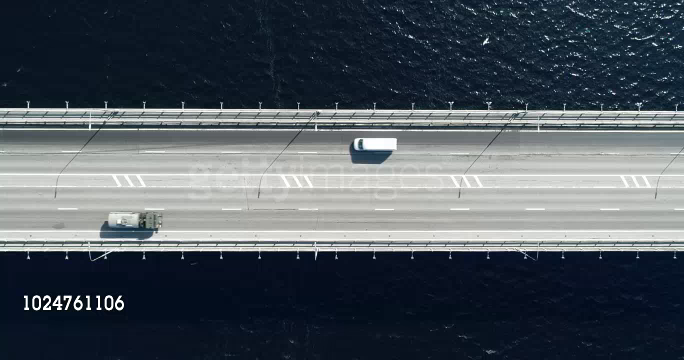
#> input picture frame 120 of video.mp4, 684 x 360 px
$ python CarTracker.py
#> lines starting #> are read from the running program, lines starting #| are printed output that depends on the picture; after the words box and inside, x2 and y2 are one past the last pixel; in counts of white or black regions, pixels touching at a corner belong together
#Author: Becker

import cv2 as cv

vid = cv.VideoCapture("video.mp4")

#Object Detector -> Focus on important objects
detector = cv.createBackgroundSubtractorMOG2(history = 100, varThreshold = 50)

while True:

    red, frame = vid.read()
#> frame is the input picture: shape (360, 684, 3); mean B, G, R 92.7, 84.8, 76.4
    height, width, _ = frame.shape
#> height = 360; width = 684

    #Region of interest -> Road
    roi = frame[127:240, 0:]
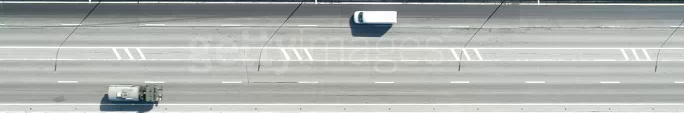
#> roi: shape (113, 684, 3); mean B, G, R 175.8, 178.3, 175.2
    mask = detector.apply(roi)
#> mask: shape (113, 684); every value is 127

    contours, _ = cv.findContours(mask, cv.RETR_TREE, cv.CHAIN_APPROX_TC89_KCOS)
#> contours = [[[0, 0], [0, 112], [683, 112], [683, 0]]]
    detections = []
    for contour in contours:
        area = cv.contourArea(contour)
        if area > 100:
            x, y, w, h = cv.boundingRect(contour)
            cv.rectangle(roi, (x, y), (x+w, y+h), (0,0,255), 2)
            detections.append([x, y, w, h])
        #trails: represent vehicle size
        for detection in detections:
            if detection[1] > 55:
                cv.line(roi, (detection[0], detection[1]+int(detection[3]/2)), (int(detection[0]-(detection[2]*detection[3])/10), detection[1]+int(detection[3]/2)), (0,255,0), 2)
            else:
                cv.line(roi, (detection[0]+detection[2], detection[1]+int(detection[3]/2)), (int((detection[0]+detection[2]) + (detection[2]*detection[3])/10), detection[1]+int(detection[3]/2)),(255,0,0) , 2)
#> this loop made 1 pass
#> (contour, area, x, y, w, h) on pass 1: ([[0, 0], [0, 112], [683, 112], [683, 0]], 76496, 0, 0, 684, 113)
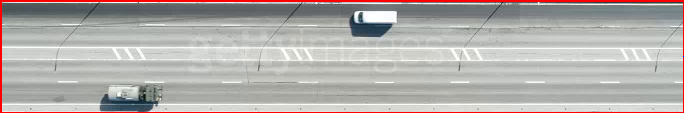
#> roi: shape (113, 684, 3); 3.08% of pixels changed, all inside (x1, y1, x2, y2) = (0, 0, 684, 113)
#> after the loop, detections = [[0, 0, 684, 113]]

    cv.imshow("Video (press 'q' to quit)", frame)
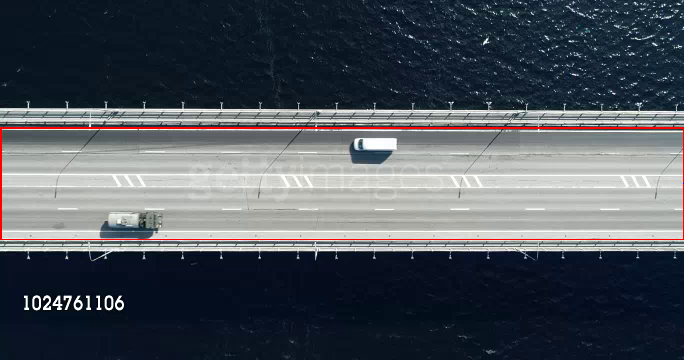
#> window "Video (press 'q' to quit)": shape (360, 684, 3); mean B, G, R 91.3, 83.4, 77.6
    if cv.waitKey(1) == ord('q'):
#> (key q is pressed here)
        break
#> (the run stopped early here; a loop or call above may not have finished)
